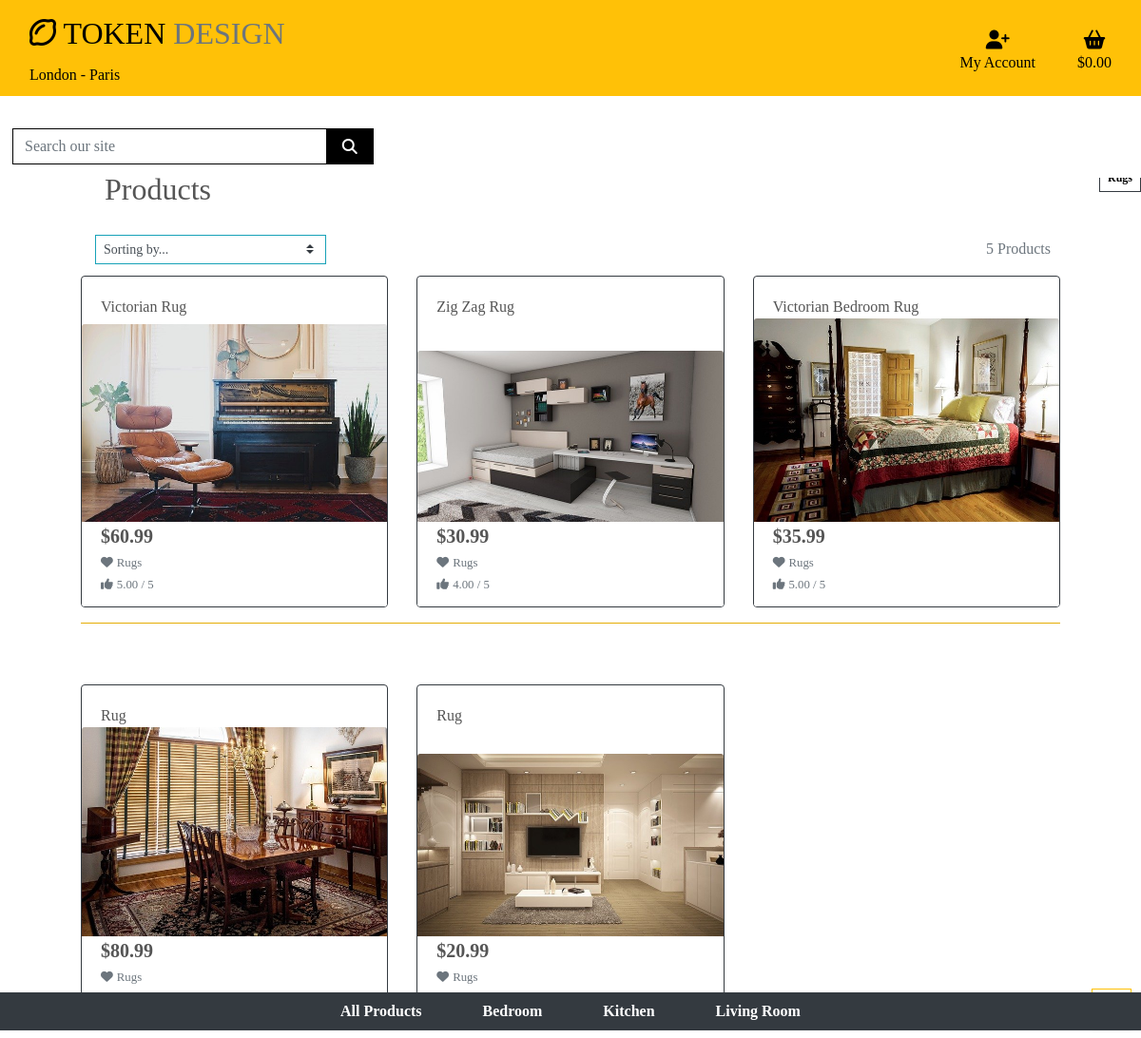
The page /products/?category=rugs on the database its author committed.
### products/models.py (models this page shows, shortened)
class Category(models.Model):
    class Meta:
        verbose_name_plural = 'Categories'
    name = models.CharField(max_length=254)
    friendly_name = models.CharField(max_length=254, null=True, blank=True)

class Product(models.Model):
    category = models.ForeignKey('Category', null=True, blank=True, on_delete=models.SET_NULL)
    sku = models.CharField(max_length=254, null=True, blank=True)
    name = models.CharField(max_length=254)
    description = models.TextField()
    price = models.DecimalField(max_digits=6, decimal_places=2)
    rating = models.DecimalField(max_digits=6, decimal_places=2, null=True, blank=True)
    image_url = models.URLField(max_length=1024, null=True, blank=True)
    image = models.ImageField(null=True, blank=True)

### products/views.py (the view, shortened to what this page needs)
# urls.py: path('', views.all_products, name='products'),
def all_products(request):
    products = Product.objects.all()
    query = None
    categories = None
    sort = None
    direction = None
    if request.GET:
        if 'category' in request.GET:
            categories = request.GET['category'].split(',')
            products = products.filter(category__name__in=categories)
            categories = Category.objects.filter(name__in=categories)
    if request.GET:
        if 'querying' in request.GET:
            query = request.GET['querying']
            if not query:
                messages.error
                (request, "You didn't enter any search criteria!")
                return redirect(reverse('products'))
            queries = Q(name__icontains=query) | Q(description__icontains=query)
            products = products.filter(queries)
    running_sorting = f'{sort}_{direction}'
    context = {
        'products': products,
        'search_term': query,
        'running_categories': categories,
        'running_sorting': running_sorting,
    }
    return render(request, 'products/products.html', context)

### shopping_cart/contexts.py (called while the page is built, shortened)
def cart_contents(request):
    cart_items = []
    total = 0
    product_count = 0
    shopping_cart = request.session.get('shopping_cart', {})
    if total < settings.FREE_DELIVERY_POINT:
        delivery = total * Decimal(settings.STANDARD_DELIVERY_PERCENTAGE / 100)
        free_delivery_delta = settings.FREE_DELIVERY_POINT - total
    else:
        delivery = 0
        free_delivery_delta = 0
    grand_total = delivery + total
    context = {
        'cart_items': cart_items,
        'total': total,
        'product_count': product_count,
        'delivery': delivery,
        'free_delivery_delta': free_delivery_delta,
        'free_delivery_point': settings.FREE_DELIVERY_POINT,
        'grand_total': grand_total,
    }
    return context

### products/templates/products/products.html (shortened to what this page needs)
{% extends "base.html" %}
{% load static %}
{% block page_header %}
    <div class="container header-container">
    </div>
{% endblock %}
{% block content %}
    <div class="container-fluid">
        <div class="row">
            <div class="col text-left mt-3 products-content">
                <h2 class="products-content">Products</h2>
                </div>
                <div>
                {% for c in running_categories %}
                <a class="category-badge text-decoration-none" href="{% url 'products' %}?category={{ c.name }}">
                    <span class="p-2 mt-2 badge badge-white text-black rounded-0 border border-dark mx-auto">{{ c.friendly_name }}</span>
                </a>
            {% endfor %}
            </div>
        </div>
        <div class="row">
            <div class="product-container col-10 offset-1">
                <div class="row mt-1 mb-2">
                    <div class="">
                        <div class="row mt-1 mb-2">
                            <div class="col-12 col-md-6 my-auto d-flex ml-0">
                                <div class="sort-select-wrapper w-50">
                                    <select id="sort-selector" class="custom-select custom-select-sm rounded-0 border border-{% if current_sorting != 'None_None' %}info{% else %}black{% endif %}">
                                        <option value="reset" {% if running_sorting == 'None_None' %}selected{% endif %}>Sorting by...</option>
                                    </select>
                                </div>
                                </div>
                            <div class="col-12 col-md-6 products-list">
                                <p class="text-muted mt-3 text-md-right products-list">
                                    {{ products|length }} Products{% if search_term %} found for <strong>"{{ search_term }}"</strong>{% endif %}
                                </p>
                </div>
                <div class="row">
                    {% for product in products %}
                        <div class="col-sm-6 col-md-6 col-lg-4 col-xl-4">
                            <div class="card h-100 border border-dark">
                                <div class="card-body pb-0">
                                    <p class="mb-0">{{ product.name }}</p>
                                </div>
                                {% if product.image %}
                                <a href="{% url 'product_info' product.id %}">
                                    <img class="card-img-top img-fluid" src="{{ product.image.url }}" alt="{{ product.name }}">
                                </a>
                                {% else %}
                                <a href="{% url 'product_info' product.id %}">
                                    <img class="card-img-top img-fluid" src="{{ MEDIA_URL }}noimage.png" alt="{{ product.name }}">
                                </a>
                                {% endif %}
                                <div class="card-footer bg-white pt-0 border-0 text-left">
                                    <div class="row">
                                        <div class="col">
                                            <p class="lead mb-0 text-left font-weight-bold">${{ product.price }}</p>
                                            {% if product.category %}
                                            <p class="small mt-1 mb-0">
                                                <a class="text-muted" href="{% url 'products' %}?category={{ product.category.name }}">
                                                    <i class="fa fa-heart mr-1"></i>{{ product.category.friendly_name }}
                                                </a>
                                            </p>
                                            {% endif %}
                                            {% if product.rating %}
                                                <small class="text-muted"><i class="fa fa-thumbs-up mr-1"></i>{{ product.rating }} / 5</small>
                                            {% else %}
                                                <small class="text-muted">No Rating</small>
                                            {% endif %}
                                        </div>
                                    </div>
                                </div>
                            </div>
                        </div>
                        {% if forloop.counter|divisibleby:3 %}
                            <div class="col-12 d-none d-xl-block mb-5">
                                <hr class="bg-warning">
                            </div>
                        {% endif %}
                    {% endfor %}
                </div>
            </div>
        </div>
    </div>
    <div class="btt-button shadow-sm circle border border-warning col-4 up-button text-center mx-auto my-auto">
        <a class="btt-link d-flex h-100 up-button mx-auto my-auto">
        </a>
    </div>
{% endblock %}

### templates/base.html (shortened to what this page needs)
{% load static %}
<!doctype html>
<html lang="en">
  <head>
    {% block corecss %}
        <link rel="stylesheet" href="https://stackpath.bootstrapcdn.com/bootstrap/4.4.1/css/bootstrap.min.css">
    {% endblock %}
    {% block extra_css %}
    <link rel="stylesheet" href="https://stackpath.bootstrapcdn.com/bootstrap/4.4.1/css/bootstrap.min.css">
    <link rel="stylesheet" href="{% static 'css/base.css' %}">
    {% endblock %}
  </head>
  <body>
    <header class="container-fluid fixed-top">
        <div id='navbar' class="row bg-warning pt-lg-2 d-none d-lg-flex">
            <div class="col-12 col-lg-4 my-auto py-1 py-lg-0 text-center text-lg-left">
                <a href="{% url 'home' %}" class="nav-link main-logo-link">
                    <h2 class="title text-black my-0"><i class="fa fa-lemon-o fa-0x" aria-hidden="true"></i>         TOKEN <span class="text-muted">DESIGN</span><br> <span class="nav-location">London - Paris</span></h2>
                </a>
                </div>
           <div class="col-12 col-lg-4 my-auto py-1 py-lg-0 offset-4 account">
                <ul class="list-inline list-unstyled text-center text-lg-right my-0">
                    <li class="list-inline-item dropdown">
                        <a class="text-black nav-link" href="#" id="user-options" data-toggle="dropdown" aria-haspopup="true" aria-expanded="false">
                            <div class="text-center">
                                <div><i class="fa fa-user-plus fa-lg"></i></div>
                                <p class="my-0">My Account</p>
                            </div>
                        </a>
                    </li>
                    <li class="list-inline-item">
                        <a class="{% if grand_total %} text-danger font-weight-bold{% else %}text-black{% endif %} nav-link" href="{% url 'view_cart' %}">
                            <div class="text-center">
                                <div><i class="fa fa-shopping-basket fa-lg"></i></div>
                                <p class="my-0">
                                    {% if grand_total %}
                                        ${{ grand_total|floatformat:2 }}
                                    {% else %}
                                        $0.00
                                    {% endif %}
                                </p>
                            </div>
                        </a>
                    </li>
                </ul>
                </div>
</div>
            <div class="row bg-white bottom-nav">
                <nav class="navbar navbar-expand-lg navbar-black w-100 nav">
                    {% include 'includes/mobile-top-header.html' %}
                    {% include 'includes/main-nav.html' %}
                </nav>
            </div>
    </header>
    {% block page_header %}
    {% endblock %}
    {% block content %}
    {% endblock %}
  </body>
</html>

### templates/includes/mobile-top-header.html (shortened to what this page needs)
  <div class="col-12 col-lg-4 my-auto py-1 py-lg-0 search-bar black">
    <form method="GET" action="{% url 'products' %}">
        <div class="input-group w-100">
            <input class="form-control border border-black rounded-0" type="text" name="querying" placeholder="Search our site">
            <div class="input-group-append">
                <button class="form-control btn btn-black border border-black rounded-0" type="submit">
                    <span class="icon">
                        <i class="fas fa-search"></i>
                    </span>
                </button>
            </div>
        </div>
    </form>
</div>

### templates/includes/main-nav.html (shortened to what this page needs)
<div class="row main-nav">
    <div class="collapse navbar-collapse fixed-bottom mb-2 bg-dark" id="main-nav">
    <ul class="navbar-nav w-auto mx-auto">
        <li class="nav-item dropright">
            <a class="logo-font font-weight-bold nav-link text-white mr-5 links" href="#" id="all-products-link" data-toggle="dropdown" aria-haspopup="true" aria-expanded="false">
                All Products
            </a>
        </li>
        <li class="nav-item dropright">
            <a class="logo-font font-weight-bold nav-link text-white mr-5 links" href="#" id="clothing-link" data-toggle="dropdown" aria-haspopup="true" aria-expanded="false">
                Bedroom
            </a>
        </li>
        <li class="nav-item dropright">
            <a class="logo-font font-weight-bold nav-link text-white mr-5 links" href="#" id="homeware-link" data-toggle="dropdown" aria-haspopup="true" aria-expanded="false">
                Kitchen
            </a>
        </li>
        <li class="nav-item dropright">
            <a class="logo-font font-weight-bold nav-link text-white links" href="#" id="specials-link" data-toggle="dropdown" aria-haspopup="true" aria-expanded="false">
                Living Room
            </a>
        </li>
    </ul>
</div>
</div>

### static/css/base.css (style rules this page uses)
html { height: 100%; }
body { background: url('/media/homepage_pic.jpg') no-repeat center center fixed; background-size: cover; height: calc(100vh - 164px); color: #555; font-family: 'Bellota'; }
.main-logo-link { width: fit-content; }
.search-bar { margin-left: 5px; padding-left: 0; }
.up-button { text-align: center; bottom: 25px; }
.account { margin-right: 0!important; }
.nav { margin-left: 0; padding-left: 0; }
.links { text-align: center; }
.nav-location { font-size: medium; top: 40px; }
.title { padding-left: 0px; }
.icon { align-items: center; display: inline-flex; justify-content: center; height: 1.5rem; width: 1.5rem; }
.category-badge { margin-left: 20px; }
.badge { padding-left: 40px; }
.products-list { padding-right: 5px; }
.text-black { color: #000 !important; }
#main-nav { margin-top: 20px; }
.main-nav { margin-bottom: 50px; bottom: 20px; }
.bottom-nav { margin-top: 20px; }
.products-content { padding-left: 55px; }
.border-black { border: 1px solid black !important; }
.btn-black { background: black; color: white; }
.btt-button { height: 42px; width: 42px; position: fixed; bottom: 10px; right: 10px; }
.btt-link, .update-link, .remove-item { cursor: pointer; }
@media (min-width: 1200px) { .container { max-width: 80%; } }
@media (min-width: 992px) { .header-container { padding-top: 164px; } }

### rows shown on the page
Category: friendly_name "Rugs"
Product: name "Victorian Rug", image (picture), price "60.99", category.friendly_name "Rugs", rating "5.00"
Product: name "Zig Zag Rug", image (picture), price "30.99", category.friendly_name "Rugs", rating "4.00"
Product: name "Victorian Bedroom Rug", image (picture), price "35.99", category.friendly_name "Rugs", rating "5.00"
Product: name "Rug", image (picture), price "80.99", category.friendly_name "Rugs"
Product: name "Rug", image (picture), price "20.99", category.friendly_name "Rugs"

### other values the page prints
{{ products|length }} "5"
